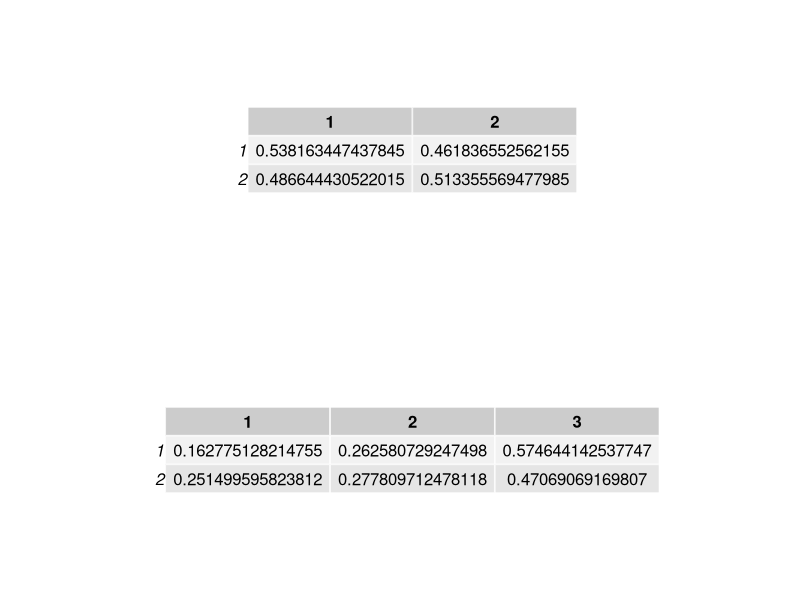

Source code (R):

#assignment 3
# Nishit K Patel (nkp3@illinois.edu)

mypackages = c("gridExtra")   
tmp = setdiff(mypackages, rownames(installed.packages())) 
if (length(tmp) > 0) install.packages(tmp)

library("gridExtra")

myBW = function(x, A, B, w, n.iter = 100){
  # Input: 
  # x: T-by-1 observation sequence
  # A: initial estimate for mz-by-mz transition matrix
  # B: initial estimate for mz-by-mx emission matrix
  # w: initial estimate for mz-by-1 initial distribution over Z_1
  # Output MLE of A and B; we do not update w
  # list(A = A, B=B, w = w)
  
  for(i in 1:n.iter){
    update.para = BW.onestep(x, A, B, w)
    A = update.para$A
    B = update.para$B
  }
  return(list(A = A, B = B, w = w)) 
}


BW.onestep = function(x, A, B, w){
  # Input: 
  # x: T-by-1 observation sequence
  # A: current estimate for mz-by-mz transition matrix
  # B: current estimate for mz-by-mx emission matrix
  # w: current estimate for mz-by-1 initial distribution over Z_1
  # Output the updated parameters 
  # para = list(A = A1, B = B1)
  
  # We DO NOT update the initial distribution w
  
  T = length(x)
  mz = nrow(A)
  alp = forward.prob(x, A, B, w)
  beta = backward.prob(x, A, B, w)
  myGamma = array(0, dim=c(mz, mz, T-1))
  
  ###
  ## YOUR CODE: 
  ## Compute gamma_t(i,j), which are stored in myGamma
  ##
  #500 matrix of 2x2
  # for(t in 1:T-1){
  #   myGamma[,,t] <- (matrix(alp[t,]) %*% t(A %*% matrix(beta[t+1,]* B[,x[t+1]])))   
  # }
  
  for(t in 1:(T-1)){
    for(i in 1:mz){
      for (j in 1:mz){
        myGamma[i,j,t] = alp[t,i] * A[i,j] * B[j,x[t+1]] * beta[t+1,j]
      }
    }
  }
  
  
  A = rowSums(myGamma, dims = 2)
  A = A/rowSums(A)
  
  tmp = apply(myGamma, c(1, 3), sum)  # mz-by-(T-1)
  tmp = cbind(tmp, colSums(myGamma[, , T-1]))
  for(l in 1:mx){
    B[, l] = rowSums(tmp[, which(x==l)])
  }
  B = B/rowSums(B)
  return(list(A = A, B = B))
}


forward.prob = function(x, A, B, w){
  
  # Output the forward probability matrix alp 
  # alp: T by mz, (t, i) entry = P(x_{1:t}, Z_t = i)
  
  T = length(x)
  mz = nrow(A)
  alp = matrix(0, T, mz)
  
  # fill in the first row of alp
  alp[1, ] = w*B[, x[1]]
  
  # Recursively compute the remaining rows of alp
  for(t in 2:T){
    tmp = alp[t-1, ] %*% A
    alp[t, ] = tmp * B[, x[t]]
  }
  return(alp)
}

backward.prob = function(x, A, B, w){
  # Output the backward probability matrix beta
  # beta: T by mz, (t, i) entry = P(x_{(t+1):n} | Z_t = i)
  # for t=1, ..., n-1
  
  T = length(x)
  mz = nrow(A)
  beta = matrix(1, T, mz)
  
  # The last row of beta is all 1.
  # Recursively compute the previous rows of beta
  for(t in (T-1):1){
    tmp = as.matrix(beta[t+1, ] * B[, x[t+1]])  # make tmp a column vector
    beta[t, ] = t(A %*% tmp)
  }
  return(beta)
}


myViterbi <- function(obs, transition_mat, emission_mat, initial_mat){
  
  T <- length(obs)
  A <- transition_mat
  
  pi <- initial_mat
  B <- emission_mat
  
  #Initialization:
  delta <- matrix(data=NA, nrow=2, ncol=length(data$X))
  delta[1,1] <- log(pi[1]*B[1,data$X[1]])
  delta[2,1] <- log(pi[2]*B[2,data$X[1]])
  
  pis <- matrix(data=NA, nrow=2, ncol=length(data$X))
  
  
  for(t in 2:T) {
    delta[1,t] <- max(c(delta[1,t-1] + log(A[1,1]), delta[2,t-1] + log(A[2,1]))) + log(B[1,data$X[t]])
    delta[2,t] <- max(c(delta[1,t-1] + log(A[1,2]), delta[2,t-1] + log(A[2,2]))) + log(B[2,data$X[t]])
    
    pis[1,t] <- ifelse(delta[1,t-1] + log(A[1,1]) > delta[2,t-1] + log(A[2,1]), yes=1, no=2)
    pis[2,t] <- ifelse(delta[1,t-1] + log(A[1,2]) > delta[2,t-1] + log(A[2,2]), yes=1, no=2)
  }
  
  
  #Termination:
  prob_Sequence <- NULL
  prob_Sequence[T] <- ifelse(delta[1,T] > delta[2,T], yes=1, no=2)

  #Backtracking:
  for(t in (T-1):1) {
    prob_Sequence[t] <- pis[prob_Sequence[t+1],t+1]
  }
  prob_Sequence <- ifelse(prob_Sequence == 1, "A", "B")
  prob_Sequence
}

  
data = read.csv("Coding3_HMM_Data.csv")

mz=2; mx=3
ini.A = matrix(1, mz, mz)
ini.A = ini.A/rowSums(ini.A)
ini.B = matrix(1:6, mz, mx)
ini.B = ini.B/rowSums(ini.B)
ini.w = c(1/2, 1/2)

myout = myBW(data$X, ini.A, ini.B, ini.w, n.iter = 100)
myout.Z = myViterbi(data$X, myout$A, myout$B, ini.w)
write.table(myout.Z, file = "Coding3_HMM_Viterbi_Output.txt", 
            row.names = FALSE, col.names = FALSE)


df1 <- tableGrob(myout$A, rows = c("1","2"), cols = c("1","2"))
df2 <- tableGrob(myout$B, rows= c("1","2"), cols = c("1","2","3"))

# create pdf
pdf("AssignmentOutput_3_HMM_4007_nkp3_NishitPatel.pdf", width=15,height=6)
grid.arrange(df1,df2, ncol = 1, nrow = 2)
dev.off()

